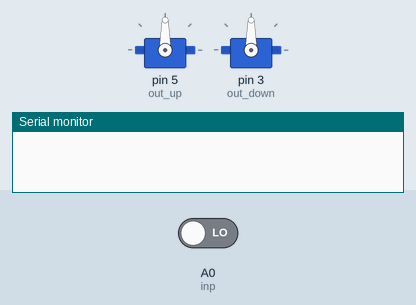
Recording of a sketch running on a simulated Arduino Uno, built with avr-gcc and run on an emulated ATmega328P. On the bench: 2 × servo, the last lines printed to the serial monitor. The test bench sets the inputs (shaded band); at power-on: A0 (inp) LOW.

Above: at 0.1 s.
At 1.1 s:
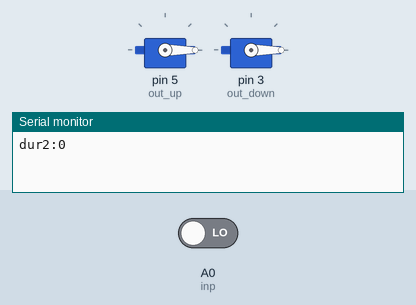
Timing chart, 0 to 2.6 s (numbered marks = the images above):
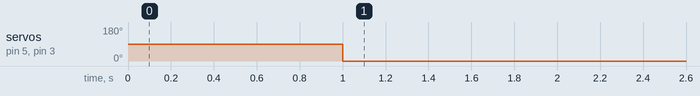

The sketch:

TEST-2016-07-14.ino
```cpp
#include<Servo.h>

int inp = A0;
int out_up = 5;
int out_down = 3;

Servo servo_up;
Servo servo_down;

//void servopulse(int val1) {
//  int myangle1 = map(val1, 0, 180, 500, 2480);
//  servo_up.write(myangle1);
//  servo_down.write(myangle1);
//  delay(20 - val1 / 1000);
//}


void servopulse(int val1) {
  int myangle1 = map(val1, 500, 2500, 0, 180);
  servo_up.write(myangle1);
  servo_down.write(myangle1);
  delay(15 - val1 / 1000);
}

void setup() {
  Serial.begin(9600);
  servo_up.attach(out_up);
  servo_down.attach(out_down);
  pinMode(inp, INPUT);

}

void loop() {
  int dur = pulseIn(inp,HIGH);
  //Serial.print("dur:");
  //Serial.println(dur , DEC);
  //dur = (dur - 960) / 4;
  Serial.print("dur2:");
  Serial.println(dur , DEC);
  servopulse(dur);
  //delay(30);

  /*TEST*/
  //delay(3000);
  //int dur = 1100;
  //dur = (dur - 960)/4;
  //servopulse(dur);
}

//commit
```

Measured:
- by itself, servo on pin 5 (out_up), servo on pin 3 (out_down): 90° → 0° at 1.0 s
